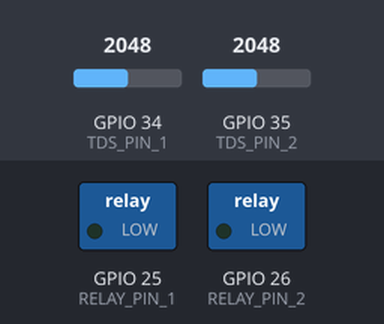
Simulated run of this sketch. Board: ESP32. Shown: switched loads named in the sketch (green lamp = pin HIGH). The inputs (shaded band) are chosen by the test bench; at power-on: GPIO 34 (TDS_PIN_1) = 2048, GPIO 35 (TDS_PIN_2) = 2048. What the sketch prints to the serial monitor is not drawn.

Above: at 5.0 s.
Timing chart, 0 to 13.0 s (numbered marks = the images above):
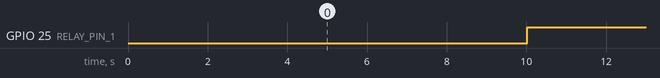

The sketch:

monitorNitrogen.ino
```cpp
// =================================================================
// ==      ESP32 AUTOMATIC WATER PURITY CONTROLLER (DUAL SENSOR)  ==
// =================================================================
// This script uses Sensor 1 as the primary control and Sensor 2 for monitoring.
//
// LOGIC (based on Sensor 1):
// - If TDS > 300 PPM (Impure):         Activate Motor 1.
// - If 31 <= TDS <= 300 PPM (Pure):    Activate Motor 2.
// - If TDS <= 30 PPM (No Water/Empty): Do nothing.
//

// --- Hardware Pin Definitions ---
const int TDS_PIN_1   = 34; // GPIO34 - PRIMARY CONTROL SENSOR for decision making
const int TDS_PIN_2   = 35; // GPIO35 - MONITORING SENSOR for additional data
const int RELAY_PIN_1 = 25; // Relay for Motor 1 (Impure Water Pump)
const int RELAY_PIN_2 = 26; // Relay for Motor 2 (Pure Water Pump)

// --- Logic & Control Constants ---
const int IMPURE_THRESHOLD   = 300;  // PPM value above which water is "impure"
const int NO_WATER_THRESHOLD = 30;   // PPM value below which we assume no water / tank empty
const int MOTOR_RUN_TIME     = 5000; // How long to run the motor (in milliseconds)
const int CHECK_INTERVAL     = 10000; // How often to evaluate water purity (in milliseconds)

// --- TDS Measurement Constants ---
#define VREF           3.3      // ESP32 ADC reference voltage is 3.3V
#define ADC_RESOLUTION 4095.0   // ESP32 ADC is 12-bit (0-4095)
#define SCOUNT         30       // Number of samples to take for a stable reading (median filter)

// --- Data Structure for a Sensor ---
struct TdsSensor {
  const byte pin;               // The GPIO pin the sensor is connected to
  int analogBuffer[SCOUNT];     // Array to store raw sensor readings for filtering
  int analogBufferIndex;        // Current position/index in the analog buffer
};

// --- Global Variables ---
TdsSensor sensor1 = {TDS_PIN_1};
TdsSensor sensor2 = {TDS_PIN_2};

// Assumed water temperature for TDS compensation.
float temperature = 25.0;

// =================================================================
// ==                          SETUP                              ==
// =================================================================
void setup() {
  // Initialize serial communication to send data to the Serial Monitor.
  Serial.begin(115200);
  Serial.println("\n--- Dual Sensor Water Purity Controller Initialized ---");

  // Set the relay pins as outputs to control the motors.
  pinMode(RELAY_PIN_1, OUTPUT);
  pinMode(RELAY_PIN_2, OUTPUT);

  // Ensure both motors are OFF at startup for safety.
  digitalWrite(RELAY_PIN_1, LOW);
  digitalWrite(RELAY_PIN_2, LOW);
}


// =================================================================
// ==                           LOOP                              ==
// =================================================================
void loop() {
  // from BOTH sensors every 40 milliseconds for real-time data collection.
  static unsigned long analogSampleTimepoint = millis();
  if (millis() - analogSampleTimepoint > 40U) {
    analogSampleTimepoint = millis();

    // Sample Sensor 1 and store the reading in its buffer.
    sensor1.analogBuffer[sensor1.analogBufferIndex++] = analogRead(sensor1.pin);
    if (sensor1.analogBufferIndex == SCOUNT) {
      sensor1.analogBufferIndex = 0;
    }

    // Sample Sensor 2 and store its reading.
    sensor2.analogBuffer[sensor2.analogBufferIndex++] = analogRead(sensor2.pin);
    if (sensor2.analogBufferIndex == SCOUNT) {
      sensor2.analogBufferIndex = 0;
    }
  }

  // This is the main control timer. It triggers the purity check and motor logic
  // at the defined CHECK_INTERVAL (e.g., every 10 seconds).
  static unsigned long lastCheckTime = 0;
  if (millis() - lastCheckTime > CHECK_INTERVAL) {
    lastCheckTime = millis(); // Reset the timer to start the next interval

    // --- Step 1: Calculate the current TDS values for both sensors ---
    float controlTdsValue = getCurrentTdsValue(sensor1);    // Value from the primary sensor
    float monitoringTdsValue = getCurrentTdsValue(sensor2); // Value from the secondary sensor

    Serial.println("\n-------------------------------------------------");
    Serial.print("Checking water... (Cycle every ");
    Serial.print(CHECK_INTERVAL / 1000);
    Serial.println(" seconds)");

    // Print the TDS value from the primary control sensor.
    Serial.print("  - Control Sensor (Pin ");
    Serial.print(sensor1.pin);
    Serial.print(") TDS: ");
    Serial.print(controlTdsValue, 0);
    Serial.println(" ppm");

    // Print the TDS value from the secondary monitoring sensor.
    Serial.print("  - Monitoring Sensor (Pin ");
    Serial.print(sensor2.pin);
    Serial.print(") TDS: ");
    Serial.print(monitoringTdsValue, 0);
    Serial.println(" ppm");

    // --- Step 2: Decide what to do based on the CONTROL sensor's value ---
    if (controlTdsValue > IMPURE_THRESHOLD) {
      Serial.println("  - Result: Water is IMPURE.");
      runMotor(1, MOTOR_RUN_TIME); // Run Motor 1 (for impure water)

    } else if (controlTdsValue > NO_WATER_THRESHOLD) {
      Serial.println("  - Result: Water is PURE.");
      runMotor(2, MOTOR_RUN_TIME); // Run Motor 2 (for pure water)

    } else {
      Serial.println("  - Result: No water detected or very low TDS.");
      Serial.println("  - Action: Doing nothing."); // Stay idle if no water
    }
  }
}


// =================================================================
// ==                      HELPER FUNCTIONS                       ==
// =================================================================

/**
 * @brief Activates a specified motor's relay for a given duration.
 * Prints action messages to the Serial Monitor.
 *
 * @param motorNumber The motor to operate (1 for Motor 1, 2 for Motor 2).
 * @param duration The time in milliseconds the motor should run.
 */
void runMotor(int motorNumber, int duration) {
  // Determine which relay pin corresponds to the requested motor.
  int relayPin = (motorNumber == 1) ? RELAY_PIN_1 : RELAY_PIN_2;

  Serial.print("  - Action: Running Motor ");
  Serial.print(motorNumber);
  Serial.print(" for ");
  Serial.print(duration / 1000); // Convert milliseconds to seconds for display
  Serial.println(" seconds...");

  // Activate the relay to turn the motor ON.
  digitalWrite(relayPin, HIGH);
  delay(duration);

  // Deactivate the relay to turn the motor OFF.
  digitalWrite(relayPin, LOW);

  Serial.print("  - Action complete. Motor ");
  Serial.print(motorNumber);
  Serial.println(" OFF.");
}

/**
 * @brief Calculates the TDS value (in PPM) for a given sensor object.
 * This function applies median filtering, voltage conversion, and temperature compensation.
 *
 * @param sensor A reference to the TdsSensor object to process.
 * @return The calculated TDS value in PPM (float).
 */
float getCurrentTdsValue(TdsSensor &sensor) {
  // Get the median value from the sensor's buffer to filter out noise.
  // We pass a copy of the buffer to avoid modifying the original during sorting.
  int medianValue = getMedianNum(sensor.analogBuffer, SCOUNT);

  // Convert the raw ADC median value to a voltage.
  float voltage = medianValue * VREF / ADC_RESOLUTION;

  // Calculate the temperature compensation coefficient.
  float compensationCoefficient = 1.0 + 0.02 * (temperature - 25.0);

  // Apply temperature compensation to the voltage.
  float compensationVoltage = voltage / compensationCoefficient;

  // Convert the compensated voltage into a TDS value (PPM) using the sensor's formula.
  float currentTdsValue = (133.42 * compensationVoltage * compensationVoltage * compensationVoltage -
                           255.86 * compensationVoltage * compensationVoltage +
                           857.39 * compensationVoltage) * 0.5;

  return currentTdsValue;
}

/**
 * @brief Implements a median filtering algorithm.
 * Sorts an array of integers and returns the median value. This is highly effective
 * for reducing random noise in sensor readings.
 *
 * @param bArray The array of integer readings to filter.
 * @param iFilterLen The number of elements in the array.
 * @return The median value of the array.
 */
int getMedianNum(int bArray[], int iFilterLen) {
  // Create a temporary array to store a copy of the input array.
  // This ensures the original sensor buffer is not sorted.
  int bTab[iFilterLen];
  for (byte i = 0; i < iFilterLen; i++) {
    bTab[i] = bArray[i];
  }

  // Bubble sort algorithm to sort the temporary array.
  int i, j, bTemp;
  for (j = 0; j < iFilterLen - 1; j++) {
    for (i = 0; i < iFilterLen - j - 1; i++) {
      if (bTab[i] > bTab[i + 1]) {
        // Swap elements if they are in the wrong order.
        bTemp = bTab[i];
        bTab[i] = bTab[i + 1];
        bTab[i + 1] = bTemp;
      }
    }
  }

  // Determine the median:
  // If the array length is odd, the median is the middle element.
  if ((iFilterLen & 1) > 0) { // Equivalent to iFilterLen % 2 != 0
    return bTab[(iFilterLen - 1) / 2];
  }
  // If the array length is even, the median is the average of the two middle elements.
  else {
    return (bTab[iFilterLen / 2] + bTab[iFilterLen / 2 - 1]) / 2;
  }
}
```

Measured:
- by itself, GPIO 25 (RELAY_PIN_1): alternates HIGH for 5.0 s and LOW for 5.0 s
